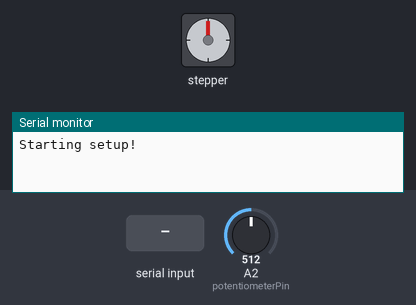
The sketch below on a simulated Arduino Uno, built with avr-gcc and run on an emulated ATmega328P. Parts: stepper motor, the last lines printed to the serial monitor. The inputs (shaded band) are chosen by the test bench; at power-on: A2 (potentiometerPin) = 512. Stepper angles assume 200 steps per turn.

Above: at 1.2 s.
1.3 s: "b" received over Serial
At 3.6 s:
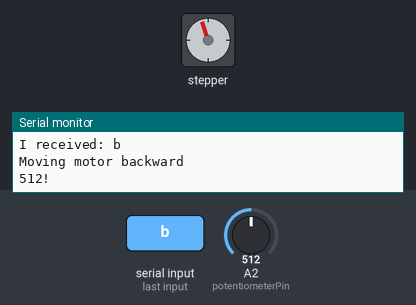
4.1 s: "f" received over Serial
At 6.4 s:
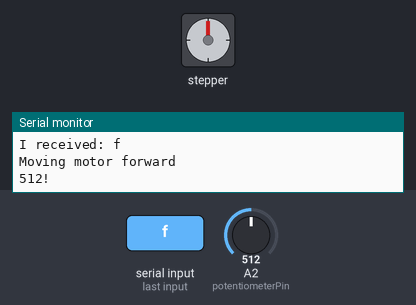
Timing chart, 0 to 7.9 s (numbered marks = the images above; inputs shaded):
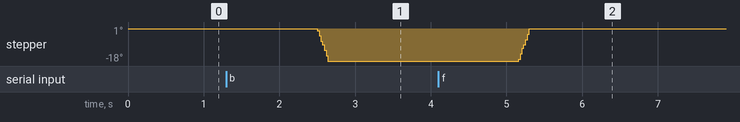

Measured:
- after the input at 1.3 s, stepper: turns 18° counter-clockwise in 0.14 s, starting after 1.2 s
- after the input at 4.1 s, stepper: turns 18° clockwise in 0.14 s, starting after 1.1 s

The sketch:

SerialBrushTest.ino
```cpp
#include<Uduino.h>
Uduino uduino("myBrushArduino"); // Declare and name your object

#include <Wire.h>
#include <Adafruit_MotorShield.h>

int potentiometerPin = 2;
int potentiometerValue = 0;

// Create the motor shield object with the default I2C address
Adafruit_MotorShield AFMS = Adafruit_MotorShield();
// Connect a stepper motor with 200 steps per revolution (1.8 degree)
// to motor port #2 (M3 and M4)
Adafruit_StepperMotor *myMotor = AFMS.getStepper(200, 2);

int currentState = 0; //0 = not running, 1=running, 2=complete, 3=stuck
int currentStrokeCounter = 0;
int strokes = 10; // number of back and forth strokes in brushSequence
int motorSpeed = 20;
int stepsPerCycle = 10;
int incomingByte = 0;

void setup()
{

  Serial.begin(9600);
    Serial.println("Starting setup!");
//  uduino.addCommand("resetBrush", resetBrush);
//  uduino.addCommand("brushSequence", brushSequence);
//  uduino.addCommand("stroke", stroke);
//  uduino.addCommand("strokeCycle", strokeCycle);
//  uduino.addCommand("releaseMotor", releaseMotor);
//  uduino.addCommand("setValues", setValues);
//
    AFMS.begin();  // create with the default frequency 1.6KHz
    myMotor->setSpeed(motorSpeed);
}

void loop()
{
    potentiometerValue = analogRead(potentiometerPin);
//  uduino.update();

//  if (uduino.isConnected()) {
//    Serial.print(potentiometerValue);
//    Serial.println("!");
//  }

  if (Serial.available() > 0)
  {
    Serial.print(potentiometerValue);
    Serial.println("!");

    String tempString = Serial.readString(); // read the incoming string:
    Serial.print("I received: ");
    Serial.println(tempString);

    if (tempString == "b")
    {
       Serial.println("Moving motor backward");
       myMotor->step(20, BACKWARD, INTERLEAVE);
        potentiometerValue = analogRead(potentiometerPin);
         Serial.print(potentiometerValue);
    Serial.println("!");
    }
    if (tempString == "f")
    {
       Serial.println("Moving motor forward");
       myMotor->step(20, FORWARD, INTERLEAVE);
        potentiometerValue = analogRead(potentiometerPin);
         Serial.print(potentiometerValue);
    Serial.println("!");
    }

//    if (incomingByte == 3)
//    {
//       Serial.println("Moving motor forward");
//    }
//    if (incomingByte == 4)
//    {
//       Serial.println("Moving motor backwards");
//    }

  }


  if (currentState == 1)
  {
      progressStepper();
  }


    delay(500); // Delay of your choice or to match Unity's Read Timout
}

void progressStepper()
{
  ;
}

// goes to brushSequenceState
void brushSequence () {
 currentState = 1;
 currentStrokeCounter = 0;
}

// releases the motor so it stops generating heat
void releaseMotor () {
  currentState = 0;
   myMotor->release();
   if (uduino.isConnected()) {
    Serial.println("Stepper motor released!");
  }
}
```
